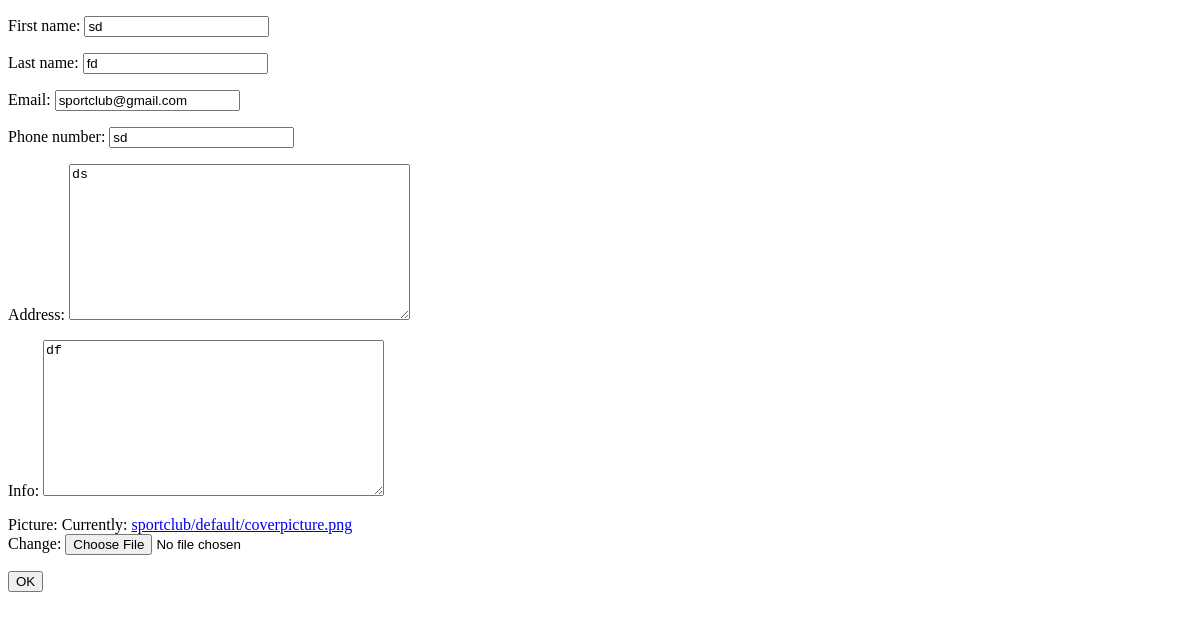
The app's page /sportclub/update/sportclub/ (signed in), older data.
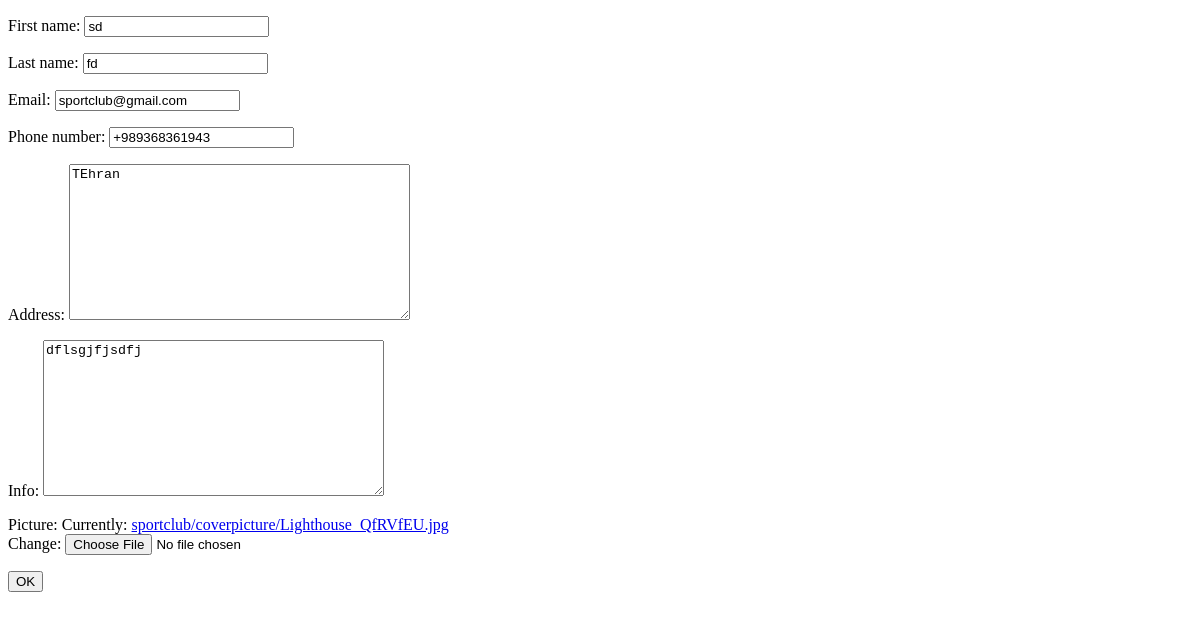
The same page, newer data.
### sportclub/models.py (models this page shows, shortened)
class SportClubModel(models.Model):
    user = models.OneToOneField(settings.AUTH_USER_MODEL, on_delete = models.CASCADE,
                                primary_key = True, related_name = 'sportclubs')
    phone_number = models.CharField(max_length = 20, blank = False)
    address = models.TextField(blank = False)
    info = models.TextField(blank = True, null= True)
    picture = models.ImageField(default = r'sportclub/default/coverpicture.png',
                                 upload_to=r'sportclub/coverpicture')
    terms_and_conditions = models.TextField(blank = True, null = True)
    bankaccount_ownername = models.CharField(max_length = 300, null = True, blank = True)
    bankaccount_accountnumber = models.CharField(max_length = 30, null = True, blank = True)
    bankaccount_cardnumber = models.CharField(max_length = 30, null = True, blank = True)
    bankaccount_shabanumber = models.CharField(max_length = 50, null = True, blank = True)
    bankaccount_bankname = models.CharField(max_length = 100, null = True, blank = True)

### sportclub/views.py (the view, shortened to what this page needs)
# urls.py: path('update/<slug:slug>/', SportClubUpdateView, name='update'),
@login_required
@sportclub_required
def SportClubUpdateView(request,slug):
    sportclub_user = get_object_or_404(UserModel,slug = slug)
    user_update_form = UserUpdateForm(request.POST or None, instance = sportclub_user)
    sportclub = get_object_or_404(SportClubModel,user = sportclub_user)
    sportclub_update_form = SportClubUpdateForm(request.POST or None, instance = sportclub)
    return render(request,'sportclub/sportclubupdate.html',
                          {'sportclubform':sportclub_update_form,
                           'userform':user_update_form,})

### sportclub/forms.py
class SportClubUpdateForm(forms.ModelForm):
    class Meta():
        model = SportClubModel
        fields = ('phone_number','address','info','picture',)

### accounts/forms.py
class UserUpdateForm(forms.ModelForm):
    class Meta():
        model = UserModel
        fields = ('first_name','last_name','email',)

### sportclub/templates/sportclub/sportclubupdate.html (shortened to what this page needs)
<!DOCTYPE html>
<html lang="en" dir="ltr">
  <head>
  </head>
  <body>
<form enctype="multipart/form-data" method="POST">
  {{userform.as_p}}
  {{sportclubform.as_p}}
  <input type="submit" value="OK">
</form>
  </body>
</html>

Row changes from the older to the newer data that the page shows:
changed SportClubModel: phone_number "sd" → "+989368361943"; address "ds" → "TEhran"; info "df" → "dflsgjfjsdfj"
Text that changed along with them:
text no longer shown: "Phone number: Address: Info: Picture: Currently: sportclub/default/coverpicture.png Change:"
text now shown: "Phone number: Address: Info: Picture: Currently: sportclub/coverpicture/Lighthouse_QfRVfEU.jpg Change:"
